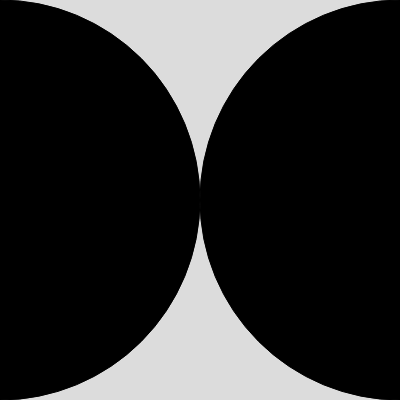
Frame 1 (no input)
Frame 60 (no input): identical to frame 1, image omitted
Frame 120 (the mouse pressed at the canvas centre since frame 60): identical to frame 1, image omitted

The p5.js sketch that drew this single still picture (run headless with seeded random() and noise() and a simulated clock; from frame 60 on, the mouse is pressed at the canvas centre):

// p5.js sketch
// ── sketch.js
function setup() {
  createCanvas(400, 400);
}

function draw() {
  background(220);
  fill(0);
  circle(0, 200, 400);
  circle(400, 200, 400);
}
